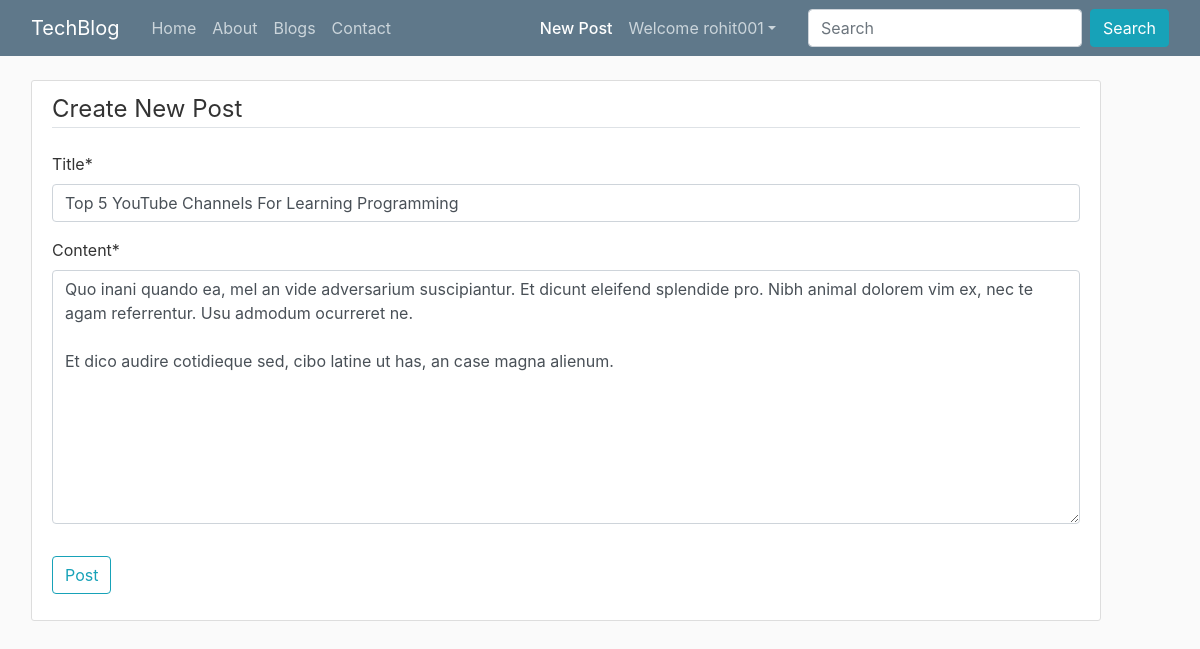
Screenshot of /post/46/update (signed in) with the database file from the repository.
### blog/models.py (models this page shows, shortened)
class Post(models.Model):
    title = models.CharField(max_length=100)
    content = models.TextField()
    date_posted = models.DateTimeField(default=timezone.now)
    author = models.ForeignKey(User, on_delete=models.CASCADE)

### blog/views.py (the view, shortened to what this page needs)
# urls.py: path('post/<int:pk>/update', PostUpdateView.as_view(), name='post-update'),
class PostUpdateView(LoginRequiredMixin, UserPassesTestMixin, UpdateView):
    model = Post
    fields= ['title', 'content']
    def test_func(self):
        post = self.get_object()
        if self.request.user == post.author:
            return True
        return False

### blog/templates/blog/post_form.html (shortened to what this page needs)
{% extends "blog/base.html" %}
{% load crispy_forms_tags%}
{% block newpostactive %} active {% endblock newpostactive %}
{% block content %}
<div class="content-section">
<form method="POST">
    <fieldset class="form-group">
        <legend class="border-bottom mb-4">Create New Post</legend>
        {{ form|crispy }}
    </fieldset>
    <div class="form-group">
        <button class="btn btn-outline-info" type="submit">Post</button>
    </div>
</form>
</div>
{% endblock content %}

### blog/templates/blog/base.html (shortened to what this page needs)
{% load static %}
{% load humanize %}
<!DOCTYPE html>
<html>
<head>
  <link rel="stylesheet" href="https://stackpath.bootstrapcdn.com/bootstrap/4.5.2/css/bootstrap.min.css"
>
  <link href="https://cdn.jsdelivr.net/npm/bootstrap@5.1.0/dist/css/bootstrap.min.css" rel="stylesheet"
>
  <link rel="stylesheet" href="https://cdn.jsdelivr.net/npm/bootstrap@4.6.0/dist/css/bootstrap.min.css"
>
  <link rel="stylesheet" type="text/css" href="{% static 'blog/css/main.css' %}">
</head>
<body>
  <header class="site-header">
    <nav class="navbar navbar-expand-md navbar-dark bg-steel fixed-top">
      <div class="container">
        <a class="navbar-brand mr-4" href="{% url 'home' %}">TechBlog</a>
        <div class="collapse navbar-collapse" id="navbarToggle">
          <div class="navbar-nav mr-auto">
            <a class="nav-item nav-link {% block indexactive %} {% endblock indexactive %}"
              href="{% url 'home' %}">Home</a>
            <a class="nav-item nav-link {% block aboutactive %} {% endblock aboutactive %}"
              href="{% url 'blog-about' %}">About</a>
            <a class="nav-item nav-link  {% block homeactive %} {% endblock homeactive %}"
              href="{% url 'blog-home' %}">Blogs</a>
            <a class="nav-item nav-link {% block contactactive %} {% endblock contactactive %}"
              href="{% url 'blog-contact' %}">Contact</a>
          </div>
          <div class="navbar-nav navsearch">
            {% if user.is_authenticated %}
            <a class="nav-item nav-link {% block newpostactive %} {% endblock newpostactive %}"
              href="{% url 'post-create' %}">New Post</a>
            <ul class="navbar-nav mr-2">
              <li class="nav-item dropdown">
                <a class="nav-link dropdown-toggle" href='#' id="navbarDropdown" role="button" data-toggle="dropdown">
                  Welcome {{request.user}}</a>
              </li>
            </ul>
            {% else %}
            <a class="nav-item nav-link {% block loginactive %} {% endblock loginactive %}"
              href="{% url 'login' %}">Login</a>
            <a class="nav-item nav-link {% block registeractive %} {% endblock registeractive %}"
              href="{% url 'register' %}">Register</a>
            {% endif %}
            <form class="form-inline ml-3" methd="get" action="/search">
              <input class="form-control mr-sm-2" type="search" placeholder="Search" aria-label="Search" name="query"
                id="query">
              <button class="btn btn-info my-2 my-sm-0" type="submit">Search</button>
            </form>
          </div>
        </div>
      </div>
    </nav>
  </header>
  <main role="main" class="container">
    <div class="row">
      <div class="col-md-11 mx-3">
        {% block content %}{% endblock %}
      </div>
    </div>
  </main>
</body>
</html>

### blog/static/blog/css/main.css (style rules this page uses)
body { background: #fafafa; color: #333333; margin-top: 5rem; }
ul { margin: 0; }
.container { max-width: 1200px; }
.bg-steel { background-color: #5f788a; }
.site-header .navbar-nav .nav-link { color: #cbd5db; }
.site-header .navbar-nav .nav-link.active { font-weight: 500; }
.content-section { background: #ffffff; padding: 10px 20px; border: 1px solid #dddddd; border-radius: 3px; margin-bottom: 20px; }

### rows the page displays
Post: title "Top 5 YouTube Channels For Learning Programming", content "Quo inani quando ea, mel an vide adversarium suscipiantur. Et dicunt eleifend splendide pro. Nibh animal dolorem vim ex, nec te agam referrentur. Usu admodum ocurreret ne. Et dico audire cotidieque sed, cibo latine ut has, an case magna alienum."

### other values shown
{{ request.user }} "rohit001"
